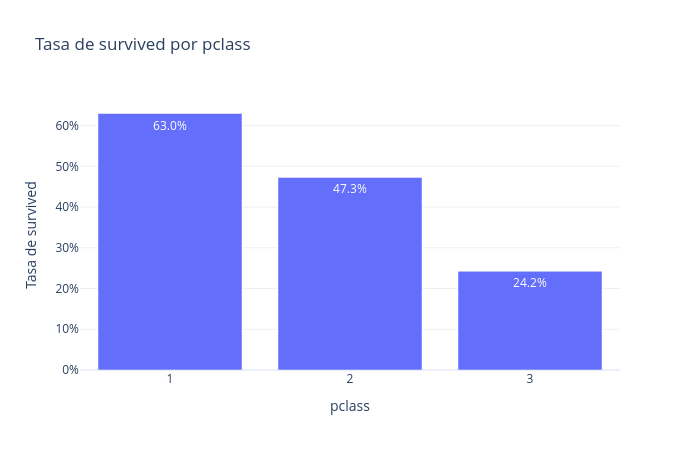

Notebook source saved alongside this figure:
### Code cell
# Tasa de supervivencia por clase
# ✍️ Tu código aquí
plot_tasa_por_categoria(df, 'pclass', 'survived')

### Figure 1 — Plotly figure (JSON) as saved in the notebook; plotly's stock layout.template omitted (floating-point values rounded to 4 significant figures)
{"data": [{"hovertemplate": "pclass=%{x}<br>survived=%{y}<extra></extra>", "legendgroup": "", "marker": {"color": "#636efa", "pattern": {"shape": ""}}, "name": "", "orientation": "v", "showlegend": false, "textposition": "auto", "texttemplate": "%{y:.1%}", "type": "bar", "x": [1, 2, 3], "xaxis": "x", "y": [0.6296, 0.4728, 0.2424], "yaxis": "y"}], "layout": {"barmode": "relative", "height": 450, "legend": {"tracegroupgap": 0}, "title": {"text": "Tasa de survived por pclass"}, "width": 700, "xaxis": {"anchor": "y", "domain": [0, 1], "title": {"text": "pclass"}, "type": "category"}, "yaxis": {"anchor": "x", "domain": [0, 1], "tickformat": ".0%", "title": {"text": "Tasa de survived"}}}}
